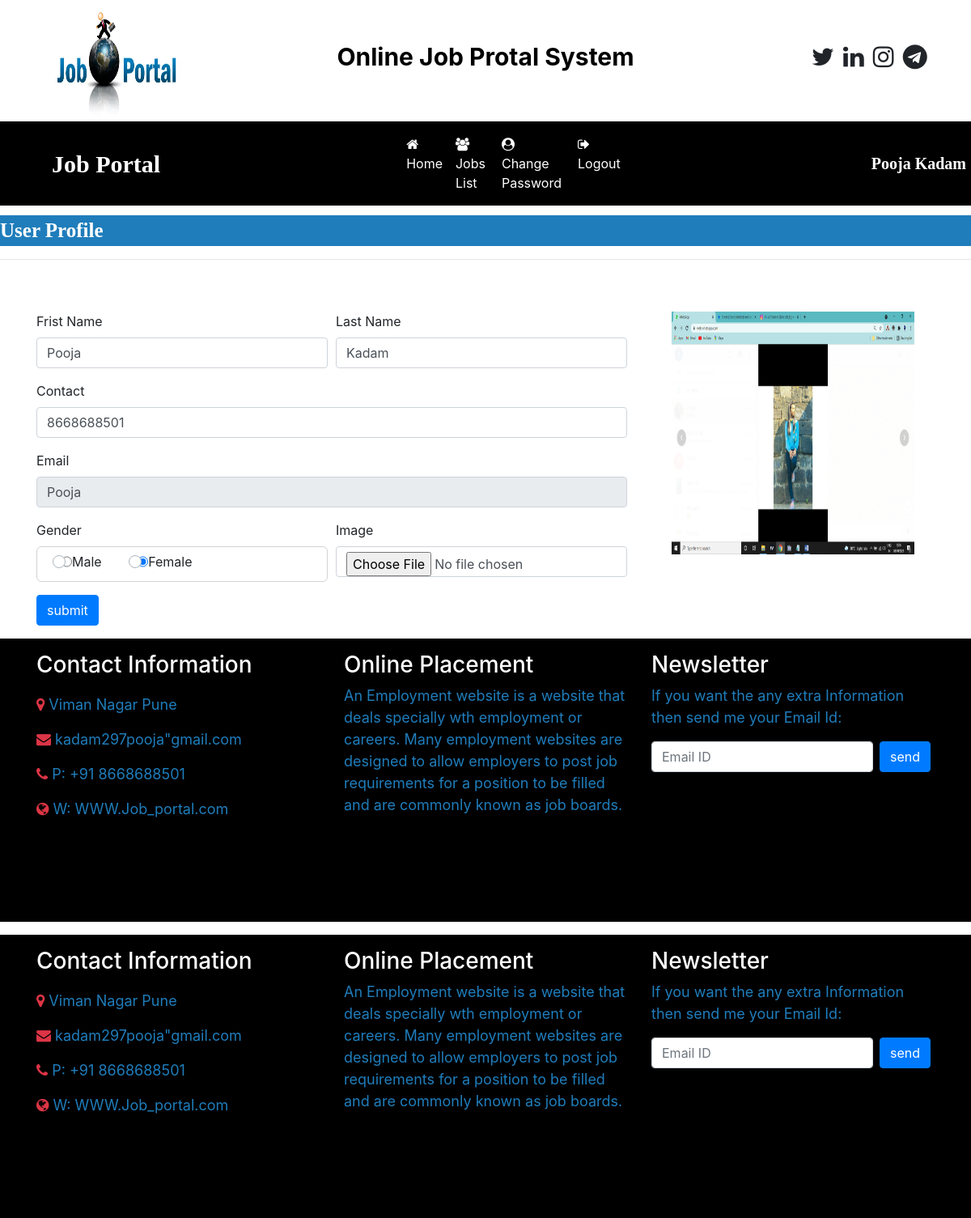
The app's page /user_home/ (signed in) with its own data.
### job/models.py (models this page shows, shortened)
class StudentUser(models.Model):
    user = models.ForeignKey(User, on_delete=models.CASCADE)
    moblie = models.CharField(max_length=15,null=True)
    email = models.EmailField(max_length=100,null=True)
    image = models.FileField(null=True)
    gender = models.CharField(max_length=10,null=True)
    type = models.CharField(max_length=15,null=True)

### job/views.py (the view, shortened to what this page needs)
# urls.py: path('user_home/', views.user_home, name='user_home'),
def user_home(request):
    if not request.user.is_authenticated:
        return redirect('user_login')
    user = request.user
    student = StudentUser.objects.get(user=user)
    error=""
    d = {'student':student, 'error':error}
    return render(request,'user_home.html',d)

### job/templates/user_home.html (shortened to what this page needs)
{% load static %}
{% block body %}
{% include 'user_navigation.html' %}
<marquee style = "font-family: 'Monotype Corsiva'; font-size: 25px; color: white; background-color: rgb(31, 125, 187); margin-top: 1%; font-weight: bold">User Profile</marquee>
<hr>
<div class="container">
    <div class="row">
        <div class="col-sm-8">
            <form class="mt-5" method="post"enctype="multipart/form-data">
                <div class="form-row">
                    <div class="form-group col-md-6">
                        <label>Frist Name</label>
                        <input type="text" class="form-control" name="fname" value={{student.user.first_name}}>
                    </div>
                    <div class="form-group col-md-6">
                        <label>Last Name</label>
                        <input type="text" class="form-control" name="lname" value={{student.user.last_name}}>
                    </div>
                </div>
                <div class="form-row">
                    <div class="form-group col-md-12">
                        <label>Contact</label>
                        <input type="text" class="form-control" name="contact" value={{student.moblie}}>
                    </div>
                </div>
                <div class="form-row">
                    <div class="form-group col-md-12">
                        <label>Email</label>
                        <input type="text" class="form-control" name="email" value={{student.user.username}} readonly>
                    </div>
                </div>
                    <div class="form-row">
                        <div class="form-group col-md-6">
                            <label>Gender</label>
                            {% if student.gender == "Male" %}
                            <div style="border:1px solid lightgray; padding:6px; border-radius:6px">
                            <div class="custom-control custom-radio custom-control-inline">
                                <input type="radio" id="customcontrolinline1" class="form-control-input" value="Male" name="gender" checked>
                                    <label class="custom-control-label" for="customcontrolinline1">Male</label>
                            </div>
                            <div class="custom-control custom-radio custom-control-inline">
                                <input type="radio" id="customcontrolinline2" class="form-control-input" value="Female" name="gender" >
                                    <label class="custom-control-label" for="customcontrolinline2">Female</label>
                            </div>
                            </div>
                            {% else %}
                            <div style="border:1px solid lightgray; padding:6px; border-radius:6px">
                                <div class="custom-control custom-radio custom-control-inline">
                                    <input type="radio" id="customcontrolinline1" class="form-control-input" value="Male" name="gender" >
                                        <label class="custom-control-label" for="customcontrolinline1">Male</label>
                                </div>
                                <div class="custom-control custom-radio custom-control-inline">
                                    <input type="radio" id="customcontrolinline2" class="form-control-input" value="Female" name="gender" checked >
                                        <label class="custom-control-label" for="customcontrolinline2">Female</label>
                                </div>
                                </div>
                            {% endif %}
                        </div>
                        <div class="form-group col-md-6">
                            <label>Image</label>
                            <input type="file" name="image" class="form-control" accept="image/*" >
                        </div>
                    </div>
                    <input type="submit" value="submit" class="btn btn-primary">
                </form>
            </div>
            <div class="col-sm-4 mt-5 text-center">
                <img src="{{student.image.url}}" width="300px" height="300px">
            </div>
    </div>
</div>
{% include 'footer.html' %}
{% include 'footer.html' %}
{% endblock %}

### job/templates/user_navigation.html (shortened to what this page needs)
<!DOCTYPE html>
<html lang="en">
<head>
    <link rel="stylesheet" href="https://cdn.jsdelivr.net/npm/bootstrap@4.6.1/dist/css/bootstrap.min.css">
    <link rel="stylesheet" href="https://cdnjs.cloudflare.com/ajax/libs/font-awesome/4.7.0/css/font-awesome.min.css">
    {% load static %}
</head>
<body>
<div class="container">
    <div class="row">
        <div class="col-sm-3">
            <img src="{% static 'images/job-portal.png' %}" style="width:180px; height:150px">
        </div>
        <div class="col-sm-6 mt-5 text-center">
            <span style="font-weight : bold ; font-size: 30px">
                <span style="color: black "> Online Job </span>
                <span style="color: black "> Protal System </span>
            </span>
        </div>
        <div class="col-sm-3 mt-5" style="padding-left:10%">
            <span style="font-weight:bold; font-size: 30px">
                <span><i class="fa fa-twitter pl-1"></i></span>
                <span><i class="fa fa-linkedin pl-1"></i></span>
                <span><i class="fa fa-instagram pl-1"></i></span>
                <span><i class="fa fa-telegram pl-1"></i></span>
            </span>
        </div>
    </div>
</div>
<nav class="navbar navbar-expand-sm" style="background-color:black ">
    <a class="navbar-brand text-white pl-5 font-weight-bold" style="font-family:'Monotype Corsiva'; font-size:30px">Job Portal</a>
    <ul class="navbar-nav">
        <li class="nav-item">
            <a class="nav-link text-white" href="{% url 'user_home' %}" style="margin-left:280px "><i class="fa fa-home mr-1"></i>Home</a>
        </li>
        <li class="nav-item">
            <a class="nav-link text-white" href="{% url 'user_latestjobs' %}" style="margin-right:4px "><i class="fa fa-users mr-1"></i>Jobs List</a>
        </li>
        <li class="nav-item">
            <a class="nav-link text-white" href="{% url 'Change_passworduser' %}" style="margin-right:4px "><i class="fa fa-user-circle mr-1"></i>Change Password</a>
        </li>
        <li class="nav-item">
            <a class="nav-link text-white" href="{% url 'Logout' %}" style="margin-right:4px "><i class="fa fa-sign-out mr-1"></i>Logout</a>
        </li>
    </ul>
    <a class="navbar-brand text-white pl-5 font-weight-bold" style="font-family:'Monotype Corsiva'; font-size:20px; margin-left: 250px;">{{request.user.first_name}} {{request.user.last_name}} </a>
</nav>
</body>
</html>

### records on screen
StudentUser: fname "Pooja", lname "Kadam", contact "8668688501", email "Pooja", image (picture)

### other values on screen
{{ request.user.first_name }} "Pooja"
{{ request.user.last_name }} "Kadam"
